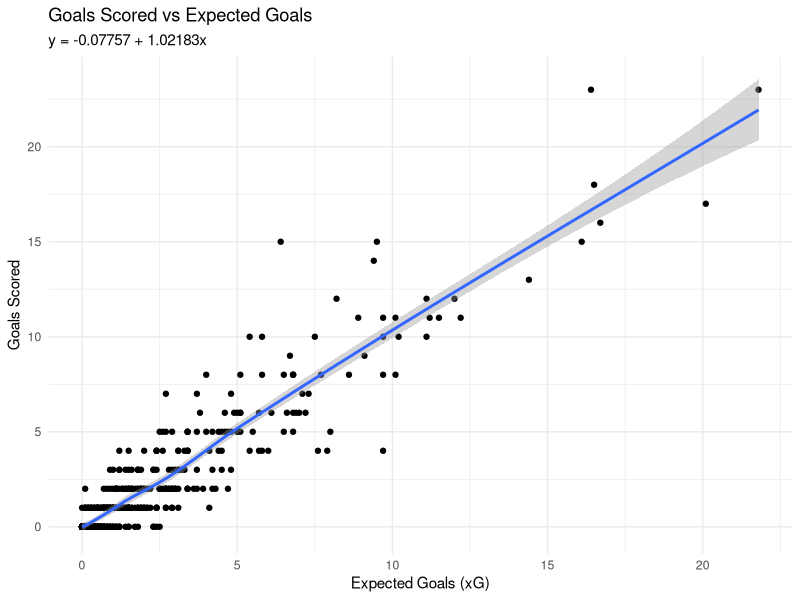
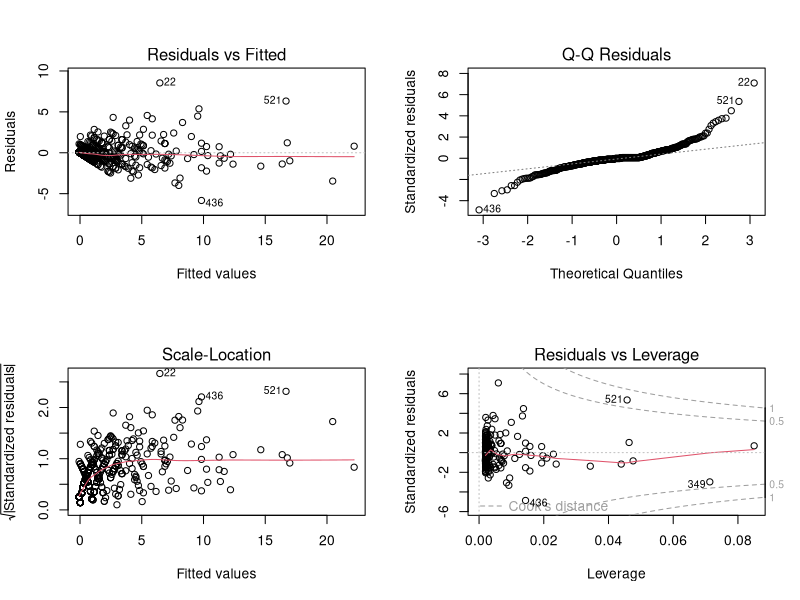
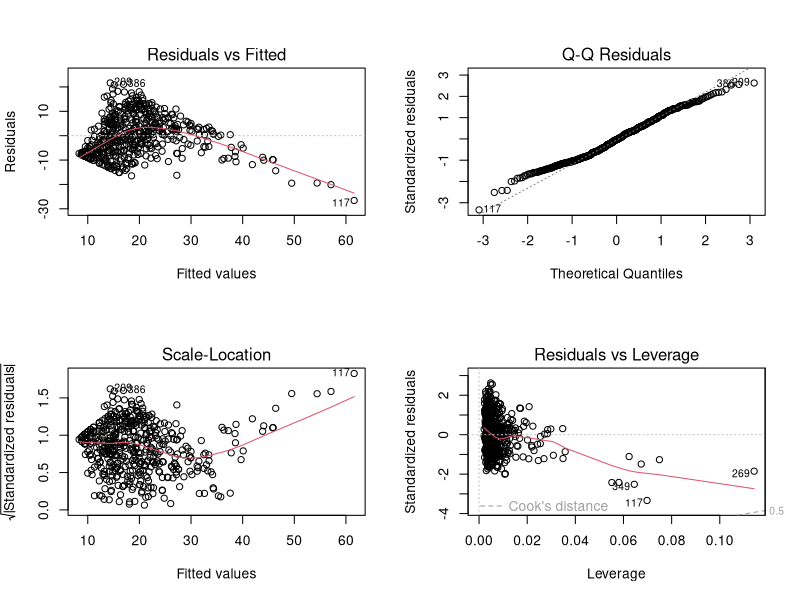
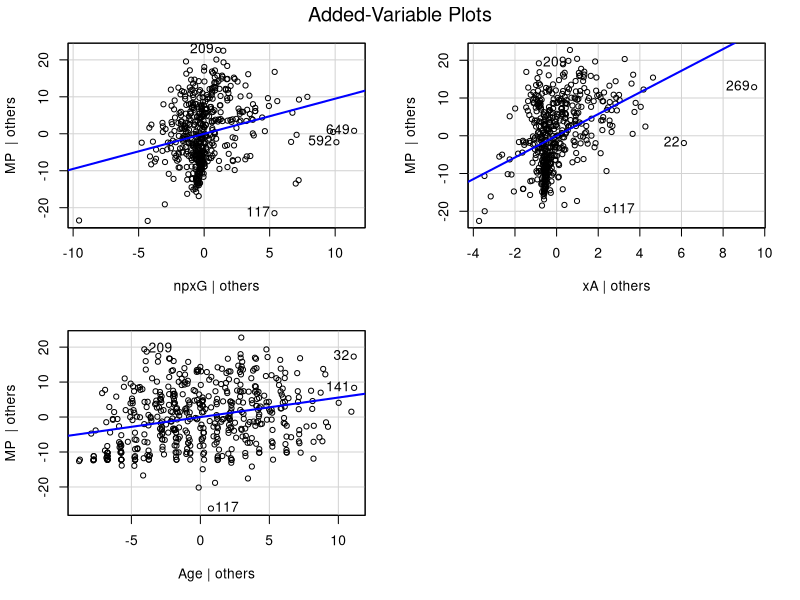
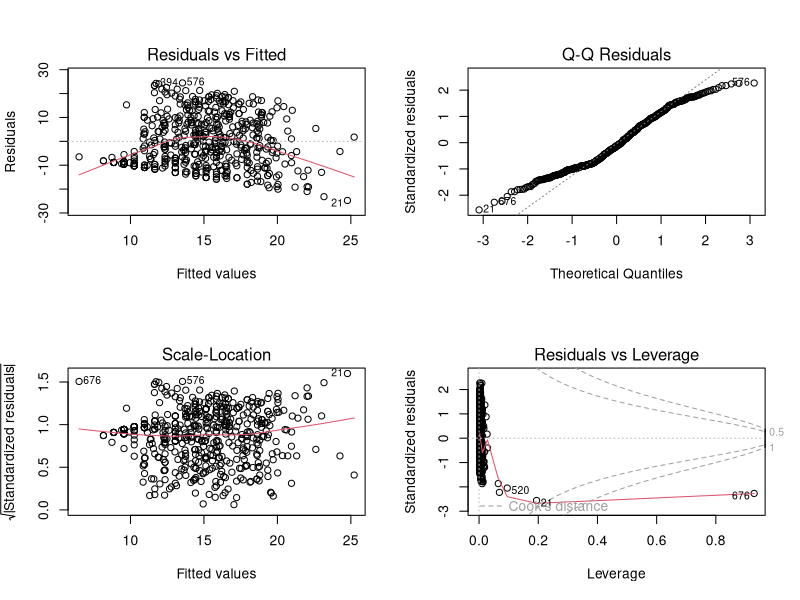
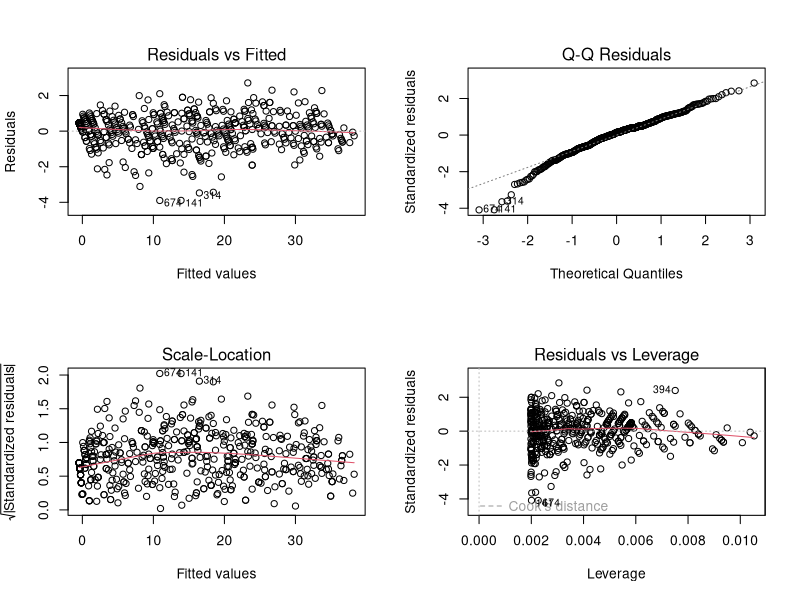

Write R code to recreate these figures, in order.
library(magrittr)
library(dplyr)
library(tidyverse)
library(ggplot2)
library(car)

data <- read.csv("Football_Player_Stats.csv", header = T, sep=",")
str(data)
data <- na.omit(data)

data1 <- subset(data, Pos != "GK")

# SLR about goals and expected goals 
ggplot(data1, aes(x = xG, y = Gls)) +
  geom_point() +
  stat_smooth() + 
  labs(title = "Goals Scored vs Expected Goals",
       subtitle = "y = -0.07757 + 1.02183x") +
  xlab(label = "Expected Goals (xG)")+
  ylab(label = "Goals Scored")+
  theme_minimal()

model <- lm(Gls ~ xG, data = data1)
model
par(mfrow=c(2,2))
plot(model)
cor(data1$Gls,data1$xG)
summary(model)
#MLR about matches played
# formula =>> MP ~ Non-penalty expected goals + expected assists + age

model1 <- lm(MP ~ npxG + xA + Age, data = data1)
model1
par(mfrow=c(2,2))
plot(model1)
summary(model1)
summary(model1)$coefficient
library(car)
avPlots(model1)

# MLR about Starts
# formula =>> Starts ~ Gls.1 + Ast.1

model2 <- lm(Starts ~ Gls.1 + Ast.1 + Age, data = data1)
model2
par(mfrow=c(2,2))
plot(model2)
summary(model2)

# SLR about Starts
# formula =>> Starts ~ Min, Starts ~ X90s 

model3 <- lm(Starts ~ X90s, data = data1)
model3
par(mfrow=c(2,2))
plot(model3)
summary(model3)


